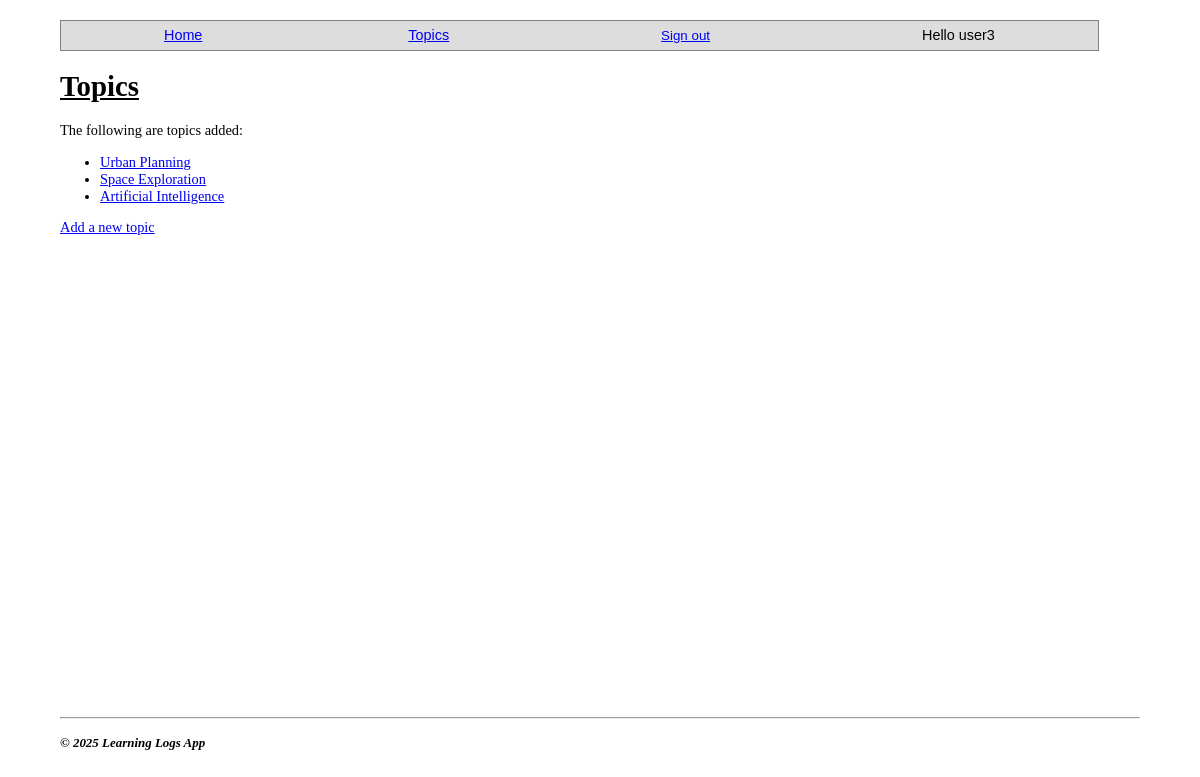
The page /topics/ (signed in) on the database its author committed.
### learning_log/models.py (models this page shows, shortened)
class Topic(models.Model):
    text = models.CharField(max_length=200)
    owner = models.ForeignKey(User, on_delete=models.CASCADE)
    date_added = models.DateTimeField(auto_now_add=True)

### learning_log/views.py (the view)
# urls.py: path('topics/', views.topics, name='topics'),
@login_required
def topics(request):
    topics = Topic.objects.filter(owner=request.user).order_by('-date_added')
    context = {'topics': topics}
    return render(request, 'learning_log/topics.html', context)

### learning_log/templates/learning_log/topics.html (shortened to what this page needs)
{% extends 'learning_log/base.html' %}
{% block content %}
<h1>Topics</h1>
<p>The following are topics added:</p>
<ul>
{% for topic in topics %}
    <li>
        <a href="{% url 'learning_log:topic' topic.id %}">
            {{ topic.text }}
        </a>
    </li>
{% empty %}
    <li>No Topics are added yet.</li>
{% endfor %}
</ul>
<p>
    <a href="{% url 'learning_log:new_topic' %}">Add a new topic</a>
</p>
{% endblock content %}

### learning_log/templates/learning_log/base.html (shortened to what this page needs)
{% load static %}
<!DOCTYPE html>
<html>
    <head>
        <link rel="stylesheet" href="{% static 'learning_log/css/base_styles.css' %}">
    </head>
    <body>
        <div class="nav-bar">
            <p>
                <div id="nav">
                    <a href="{% url 'learning_log:index' %}">Home</a>
                </div>
                <div id="nav">
                    <a href="{% url 'learning_log:topics' %}">Topics</a>
                </div>
            {% if user.is_authenticated %}
                <div id="nav">
                    <form action="{% url 'accounts:logout' %}" method="post">
                        <button name="submit" id="logout-button">Sign out</button>
                    </form>
                </div>
                <div id="nav">Hello {{ user.username }}</div>
            {% else %}
                <div id="nav"><a href="{% url 'accounts:login' %}">Login</a></div>
                <div id="nav"><a href="{% url 'accounts:register' %}">Register</a></div>
            {% endif %}
            </p>
        </div>
        <div id="content">
        {% block content %}
        {% endblock content %}
        </div>
        <hr>
        <div class="footer">
            <p>
                <b><i style="font-size:0.9em;">&copy; 2025 Learning Logs App</i></b>
            </p>
        </div>
    </body>
</html>

### learning_log/static/learning_log/css/base_styles.css (style rules this page uses)
html { background-color: white; font-size: 0.9em; }
body { padding: 10px; width: 90%; background-color: #fff; color: black; margin: auto; border-radius: 10px; margin-top: 10px; margin-bottom: 10px; height: max-content; }
#content { min-height: 80vh; }
h1, h2 { text-decoration: underline; }
.nav-bar { width: 96%; font-family: sans-serif; font-size: 1em; border: 0.1mm solid gray; background: #dddddd; display: flex; }
#logout-button { border: none !important; text-decoration: underline !important; color: blue !important; background: none; }
#nav { margin: auto; }

### rows shown on the page
Topic: text "Urban Planning"
Topic: text "Space Exploration"
Topic: text "Artificial Intelligence"

### other values the page prints
{{ user.username }} "user3"
